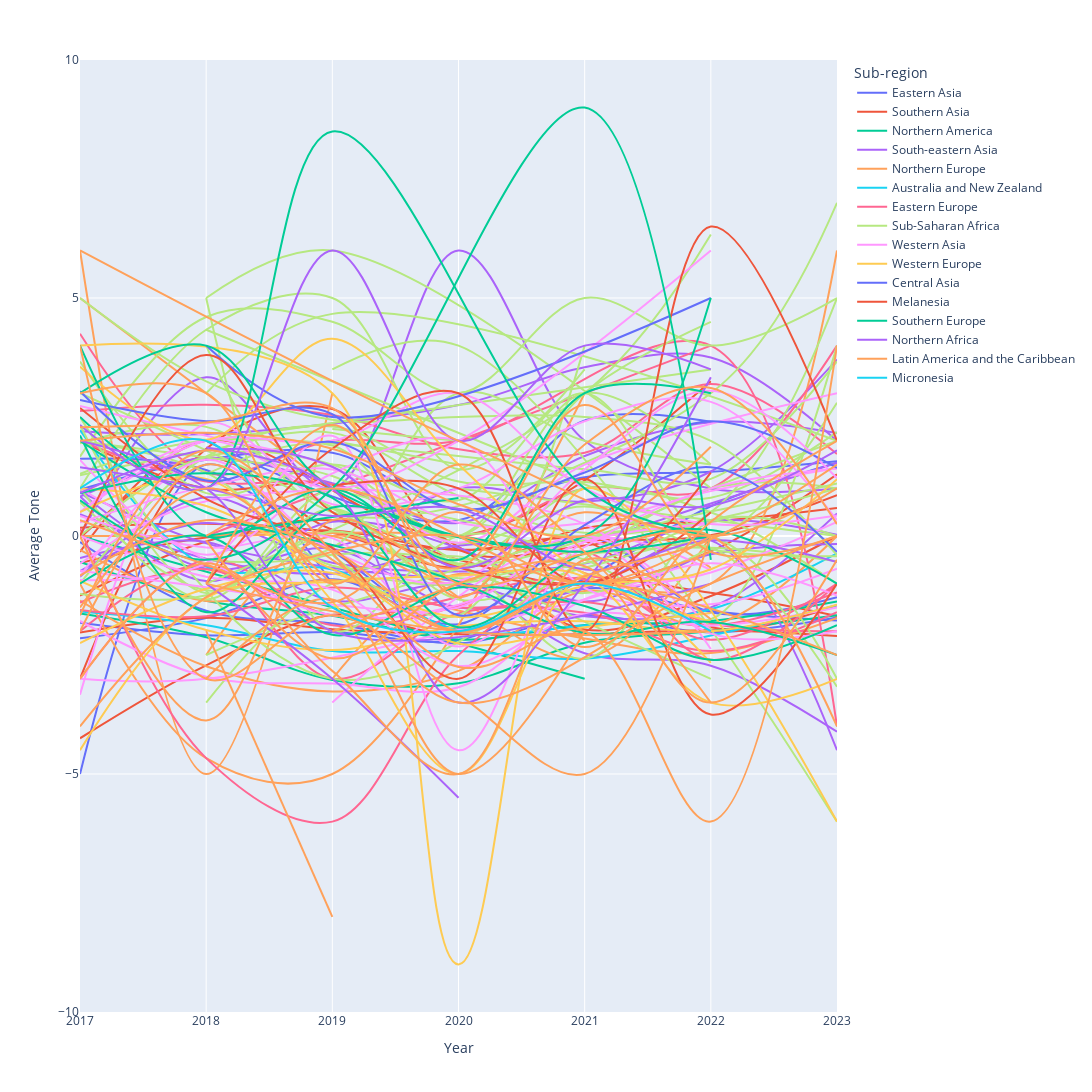

The notebook cell this image was saved under:
### Code cell
fig = px.line(country_df, x="Year", y="Average Tone", color="Sub-region", line_group="Country", hover_name="Country",
        line_shape="spline", render_mode="svg")

fig.update_layout(
    autosize=False,
    width=1200,
    height=1200,)
fig.show()
